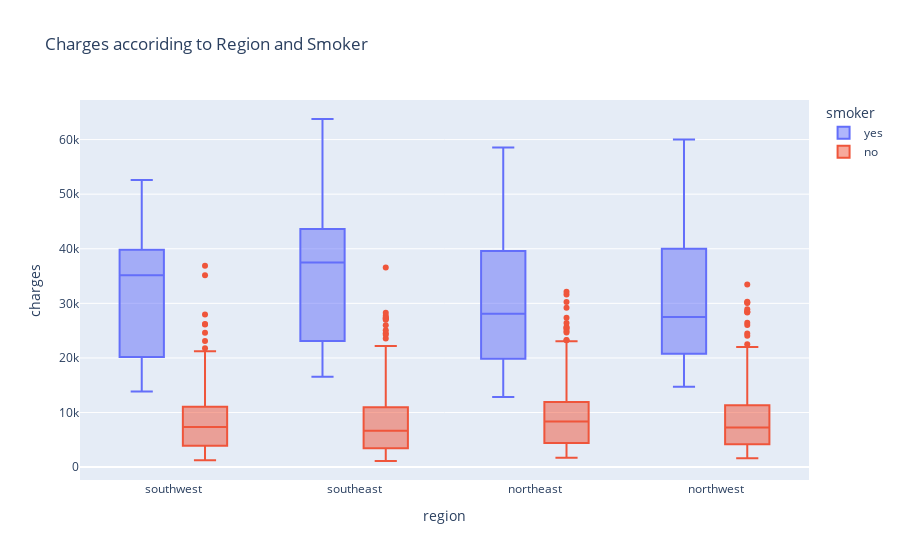

The notebook cell saved with this chart:
### Code cell
fig=px.box(df,x="region",y="charges",color="smoker",title="Charges accoriding to Region and Smoker").show()

### Figure 1 — Plotly figure (JSON) as saved in the notebook; plotly's stock layout.template omitted (floating-point values rounded to 4 significant figures; data arrays with more than 128 entries replaced by an {"elided": "..."} marker saying what was removed)
{"data": [{"alignmentgroup": "True", "hovertemplate": "smoker=yes<br>region=%{x}<br>charges=%{y}<extra></extra>", "legendgroup": "yes", "marker": {"color": "#636efa"}, "name": "yes", "notched": false, "offsetgroup": "yes", "orientation": "v", "showlegend": true, "type": "box", "x": {"elided": "274 str values"}, "x0": " ", "xaxis": "x", "y": {"elided": "274 float values"}, "y0": " ", "yaxis": "y"}, {"alignmentgroup": "True", "hovertemplate": "smoker=no<br>region=%{x}<br>charges=%{y}<extra></extra>", "legendgroup": "no", "marker": {"color": "#EF553B"}, "name": "no", "notched": false, "offsetgroup": "no", "orientation": "v", "showlegend": true, "type": "box", "x": {"elided": "1063 str values"}, "x0": " ", "xaxis": "x", "y": {"elided": "1063 float values"}, "y0": " ", "yaxis": "y"}], "layout": {"boxmode": "group", "legend": {"title": {"text": "smoker"}, "tracegroupgap": 0}, "title": {"text": "Charges accoriding to Region and Smoker"}, "xaxis": {"anchor": "y", "domain": [0, 1], "title": {"text": "region"}}, "yaxis": {"anchor": "x", "domain": [0, 1], "title": {"text": "charges"}}}}
